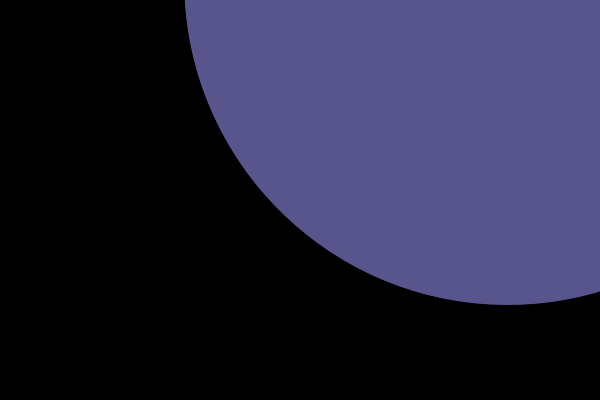
Frame 1 (no input)
Frame 60 (the mouse pressed at the canvas centre just before this capture): blank canvas, image omitted
Frame 120 (the mouse held since frame 60 and released just before this capture): blank canvas, image omitted

The Processing sketch that drew this single still picture (run headless with seeded random() and noise(); from frame 60 on, the mouse is pressed at the canvas centre):

// Processing sketch: processing_171813
// ── processing_171813.pde

Circle[] circles_ = {};

final int minRadius = 1;
final int maxRadius = 500;

void setup() {
  size(600, 400);
  colorMode(HSB, 255);
  background(120, 0, 100);
  strokeWeight(1);
  fill(150, 50);
  createCircles();
  frameRate(60);
}

void createCircles() {
  for(int i=0; i<3; i++) {
    Circle c = new Circle();
    circles_ = (Circle[])append(circles_, c);
  }
}

void draw() {
  background(255, 0, 0, 0);
  for(Circle c : circles_) {
    c.draw();
  }
}

void mouseReleased() {
  createCircles();
}

class Circle {
  float x,y,vx,vy,ax,ay;
  float radius;
  color linecol, fillcol;
  float alpha;
  boolean isOnWindow;
  final float lineWidth = 10;
  
  Circle() {
    radius = random(maxRadius - minRadius) + minRadius;
    linecol = color(random(255), random(255), random(255));
    fillcol = color(random(50) + 130, 100, 255);
    initParam();
  }
  
  void initParam() {
    x = random(displayWidth);
    y = random(-50);
    vx = 0;
    vy = 0;
    ax = 0;
    ay = radius * 9.8 * 0.001;
    alpha = random(255);
    
    isOnWindow = random(10) > 9; // random select
    if(isOnWindow) {
      ay = 0.01;
      y = random(displayHeight);
    }
  }
  
  void draw() {
    updateParam();
    fill(fillcol, alpha);
    ellipse(x, y, radius*2, radius*2 + vy);
  }
  
  void updateParam() {
    ax = (noise(frameCount) - 0.5) * (isOnWindow ? 0.001 : 0.1);
    vy += ay;
    vx += ax;
    y += vy;
    x += vx;
    
    //reset position
    if(y > displayHeight + radius) {
      initParam();
    }
  }
}
